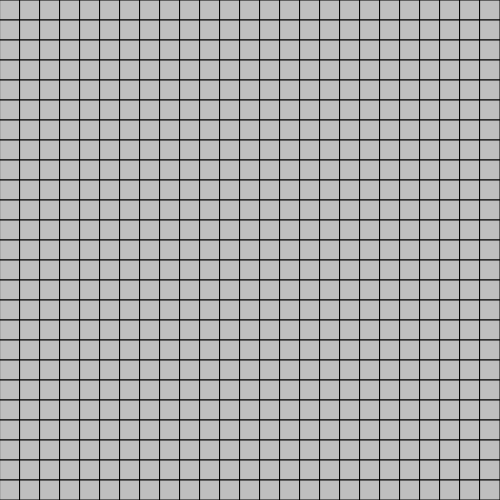
Frame 1 (no input)
Frame 60 (no input): identical to frame 1, image omitted
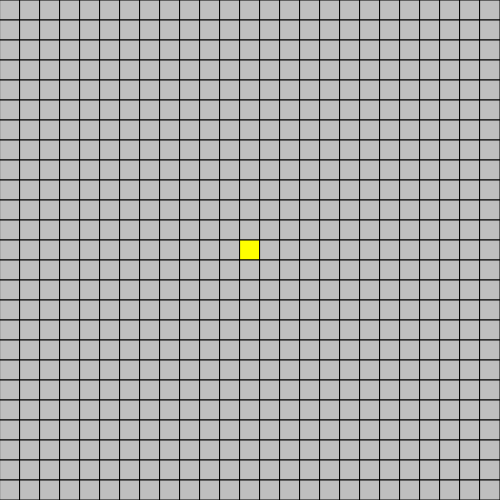
Frame 120 (the mouse pressed at the canvas centre since frame 60)

The p5.js sketch that drew these frames (run headless with seeded random() and noise() and a simulated clock; from frame 60 on, the mouse is pressed at the canvas centre):

// p5.js sketch
// ── sketch.js
let all_cells = [];

let run = false;
let cellno = 0;


function Cell(cellX, cellY, cellStatus, cellList) {
  this.x = cellX;
  this.y = cellY;
  this.list = cellList;
  this.status = cellStatus;
  
  this.isAlive = function() {
    if (this.status === "alive" || this.status === "dying") {
      return true;
    }
    else {
      return false;
    }
  }
  
  this.convertAlive = function() {
    this.status = "alive";
  }
  
  this.render = function() {
    if (this.status === "dead") {
      fill(191);
      rect(this.x, this.y, 20, 20);
    }
    if (this.status === "alive") {
      fill(255, 255, 0);
      rect(this.x, this.y, 20, 20);
    }
  }
  
  this.logic = function() {
    if (this.status === "alive") {
      let surround_cells = 0;
      if (this.list-56 > -1) {
        if (all_cells[parseInt(this.list)-26].isAlive()) {
          surround_cells++;
        }
      }
      if (this.list-25 > -1) {
        if (all_cells[parseInt(this.list)-25].isAlive()) {
          surround_cells++;
        }
      }
      if (this.list-24 > -1) {
        if (all_cells[parseInt(this.list)-24].isAlive()) {
          surround_cells++;
        }
      }
      if (this.list-1 > -1) {
        if (all_cells[parseInt(this.list)-1].isAlive()) {
          surround_cells++;
        }
      }
      if (this.list+1 < 625) {
        if (all_cells[parseInt(this.list)+1].isAlive()) {
          surround_cells++;
        }
      }
      if (this.list+24 < 625) {
        if (all_cells[parseInt(this.list)+24].isAlive()) {
          surround_cells++;
        }
      }
      if (this.list+25 < 625) {
        if (all_cells[parseInt(this.list)+25].isAlive()) {
          surround_cells++;
        }
      }
      if (this.list+26 < 625) {
        if (all_cells[parseInt(this.list)+26].isAlive()) {
          surround_cells++;
        }
      }
      if (surround_cells <= 1) {
        this.status = "dying";
      }
      else if (surround_cells >= 4) {
        this.status = "dying";
      }
    }
    if (this.status === "dead") {
      let surround_cells = 0;
      if (this.list-51 > -1) {
        if (all_cells[parseInt(this.list)-26].isAlive()) {
          surround_cells++;
        }
      }
      if (this.list-50 > -1) {
        if (all_cells[parseInt(this.list)-25].isAlive()) {
          surround_cells++;
        }
      }
      if (this.list-49 > -1) {
        if (all_cells[parseInt(this.list)-24].isAlive()) {
          surround_cells++;
        }
      }
      if (this.list-1 > -1) {
        if (all_cells[parseInt(this.list)-1].isAlive()) {
          surround_cells++;
        }
      }
      if (this.list+1 < 625) {
        if (all_cells[parseInt(this.list)+1].isAlive()) {
          surround_cells++;
        }
      }
      if (this.list+24 < 625) {
        if (all_cells[parseInt(this.list)+24].isAlive()) {
          surround_cells++;
        }
      }
      if (this.list+25 < 625) {
        if (all_cells[parseInt(this.list)+25].isAlive()) {
          surround_cells++;
        }
      }
      if (this.list+26 < 625) {
        if (all_cells[parseInt(this.list)+26].isAlive()) {
          surround_cells++;
        }
      }
      if (surround_cells == 3) {
        this.status = "born";
      }
    }
  }
  
  this.nextstage = function() {
    if (this.status === "dying") {
      this.status = "dead";
    }
    if (this.status === "born") {
      this.status = "alive";
    }
  }
}


function setup() {
  createCanvas(500, 500);
  background(191);
  strokeWeight(1);
  generatecells();
}

function draw() {
  if (run === true) {
    cell_logic();
    //delay(100);
  }
  drawcells();
}

function keyPressed() {
  if (keyCode === 32) {
    if (run === true) {
      run = false;
    }
    else if (run === false) {
      run = true;
    }
  }
  if (keyCode === 10) {
    run = false;
    generatecells();
  }
}

function mouseDragged() {
  clickcells();
}
function mousePressed() {
  clickcells();
}

function clickcells() {
  for (let i = 0; i < 25; i++) {
    for (let j = 0; j < 25; j++) {
      if ((mouseX > i*20)&&(mouseX < (i+1)*20)&&(mouseY > j*20)&&(mouseY < (j+1)*20)) {
        all_cells[i*25+j].convertAlive();
      }
    }
  }
}

function drawcells() {
  for (let i = 0; i < all_cells.length; i++) {
    all_cells[i].render();
  }
}

function generatecells() {
  for (let i = 0; i < 25; i++) {
    for (let j = 0; j < 25; j++) {
      all_cells[cellno] = new Cell(20*i, 20*j, "dead", i*25+j);
      cellno++;
    }
  }
  cellno = 0;
}

function cell_logic() {
  for (let i = 0; i < all_cells.length; i++) {
    all_cells[i].logic();
  }
  for (let i = 0; i < all_cells.length; i++) {
    all_cells[i].nextstage();
  }
}
